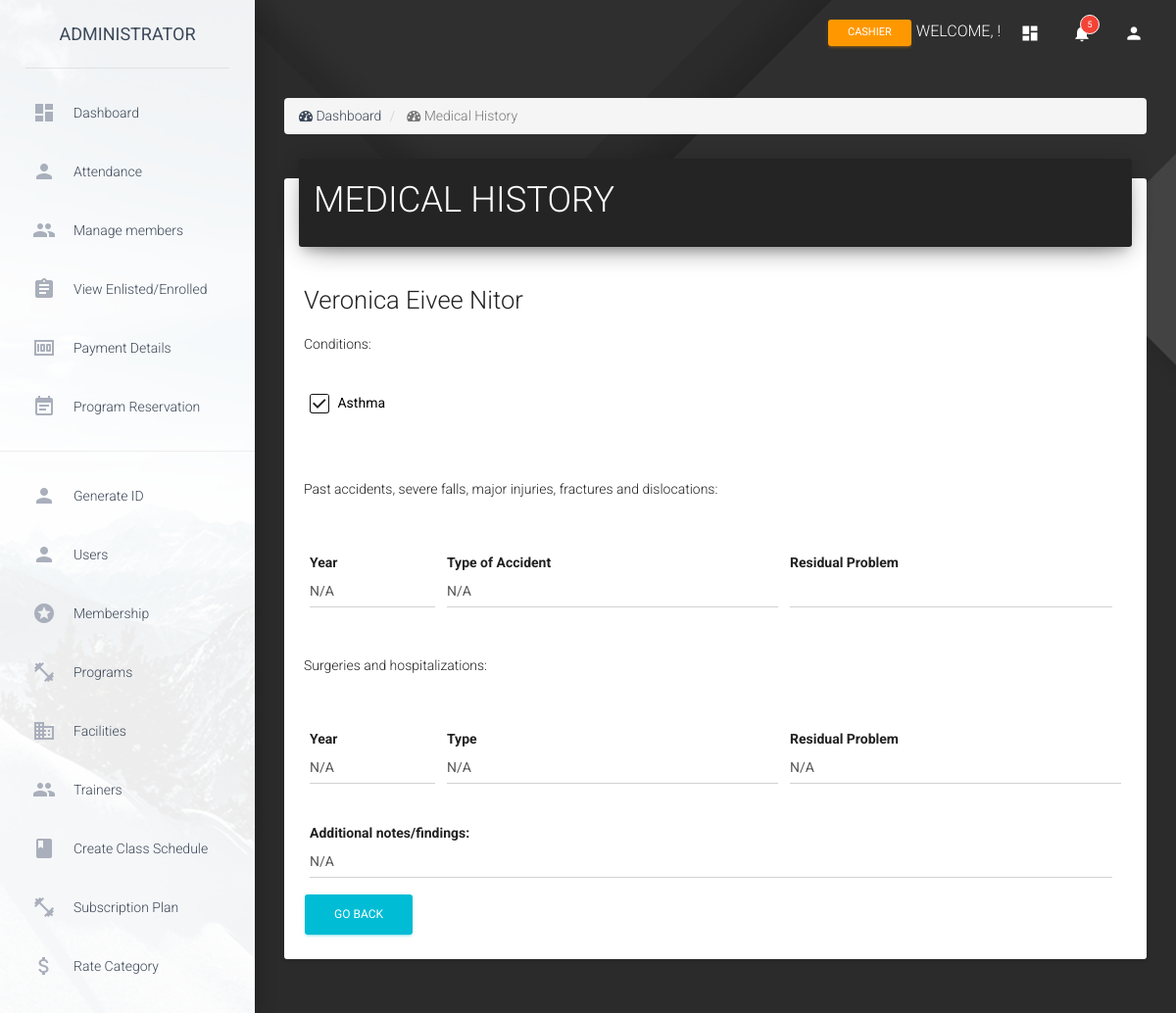
The page /ADMIN/admin_medicalhistory.php?user_idW=20018 on the database its author committed.
### tables this page shows
CREATE TABLE `tbl_medhistory` (
  `medhistory_id` int(11) NOT NULL,
  `user_id` int(11) NOT NULL,
  `cond_id` int(11) NOT NULL,
  `accident` varchar(200) NOT NULL,
  `a_year` varchar(100) NOT NULL,
  `a_residual` varchar(200) NOT NULL,
  `hospitali` varchar(200) NOT NULL,
  `h_year` varchar(100) NOT NULL,
  `h_residual` varchar(200) NOT NULL,
  `findings` varchar(200) NOT NULL
);

CREATE TABLE `tbl_custinfo` (
  `custinfo_id` int(11) NOT NULL,
  `fname` varchar(200) NOT NULL,
  `mname` varchar(200) NOT NULL,
  `lname` varchar(200) NOT NULL,
  `email` varchar(200) NOT NULL,
  `profilepic` varchar(200) NOT NULL,
  `gender` varchar(200) NOT NULL,
  `status` varchar(200) NOT NULL,
  `nationality` varchar(200) NOT NULL,
  `dateofbirth` varchar(200) NOT NULL,
  `placeofbirth` varchar(200) NOT NULL,
  `homeaddress` varchar(200) NOT NULL,
  `businessname` varchar(200) NOT NULL,
  `businessaddress` varchar(200) NOT NULL,
  `emergencyperson` varchar(200) NOT NULL,
  `EPnumber` varchar(20) NOT NULL,
  `addressphone` varchar(200) NOT NULL,
  `HSI` varchar(200) NOT NULL,
  `clubs` varchar(200) NOT NULL,
  `howdiduknow` varchar(200) NOT NULL,
  `commentsnotes` varchar(200) NOT NULL
);

CREATE TABLE `tbl_medcond` (
  `cond_id` int(11) NOT NULL,
  `conditionname` varchar(200) NOT NULL,
  `severity` int(11) NOT NULL
);

### ADMIN/admin_medicalhistory.php (the view, shortened to what this page needs)
<?php
    include 'conn.php';
    $user_idW = $_REQUEST['user_idW'];
    $medSel = mysqli_query($conn, "SELECT * FROM tbl_medhistory a
                                   INNER JOIN tbl_custinfo b
                                   ON a.user_id = b.custinfo_id
                                   WHERE user_id = '$user_idW'");
    while ($show = mysqli_fetch_array($medSel))
    {
        $accident = $show['accident'];
        $a_year = $show['a_year'];
        $hospitali = $show['hospitali'];
        $h_year = $show['h_year'];
        $h_residual = $show['h_residual'];
        $findings = $show['findings'];
        $fname = $show['fname'];
        $lname = $show['lname'];
    }
?>
<!doctype html>
<html lang="en">
<head>
    <?php include 'head.php'; ?>
</head>
<body>
    <div class="wrapper" style="background: url('Dark_background_1920x1080.png')
    center top no-repeat; background-size: cover;">
        <?php include 'sidebar.php'; ?>
        <div class="main-panel">
            <?php include 'nav.php'; ?>
            <div class="content">
                <div class="container-fluid">
                    <ol class='breadcrumb'>
                        <li>
                            <i class='fa fa-dashboard'></i> Dashboard
                        </li>
                        <li class='active'>
                            <i class='fa fa-dashboard'></i> Medical History
                        </li>
                    </ol>
                    <div class="card">
                        <div class="card-header" style="background-color: #242424;">
                                  <h2 class="title">MEDICAL HISTORY</h2>
                        </div>
                        <div class="card-content">
                            <form method="post">
                                <h3><?php echo $fname ." ". $lname;?></h3>
                                <div class = "row">
                                  <div class="col-md-12">
                                    Conditions: <br><br>
                                    <?php
                                    $medSel = mysqli_query($conn, "SELECT * FROM tbl_medhistory
                                        INNER JOIN tbl_medcond
                                        ON tbl_medhistory.cond_id = tbl_medcond.cond_id
                                        WHERE user_id = '$user_idW'");
                                    while ($showMed = mysqli_fetch_array($medSel))
                                    {
                                      $conditionname = $showMed['conditionname'];
                                    ?>
                                      <div class="checkbox col-md-2" style="clear: both;">
                                        <label style = "color:black">
                                          /> <?php echo $conditionname?>
                                        </label>
                                      </div>
                                    <?php
                                    }
                                    ?>
                                  </div>
                                </div>
                                <div class="form-row">
                                  <br><br>
                                    Past accidents, severe falls, major injuries, fractures and dislocations:
                                  <br/><br/>
                                    <div class="form-group col-md-2 col-sm-2">
                                      <strong>Year</strong>
                                      <input type = "text" class="form-control" name ="a_year"
                                      <?php if ($a_year == '')
                                      {
                                        echo 'value = N/A';
                                      }
                                      else
                                      {
                                      ?>
                                        value = "<?php echo $a_year;?>";
                                      <?php
                                      }
                                      ?> readonly>
                                    </div>
                                    <div class="form-group col-md-5 col-sm-5">
                                      <strong>Type of Accident</strong>
                                      <input type = "text" class="form-control" name ="accident"
                                      <?php if ($accident == '')
                                      {
                                        echo 'value = N/A';
                                      }
                                      else
                                      {
                                      ?>
                                        value = "<?php echo $accident;?>";
                                      <?php
                                      }
                                      ?> readonly>
                                    </div>
                                    <div class="form-group col-md-5 col-sm-5">
                                      <strong>Residual Problem</strong>
                                      <input type = "text" class="form-control" name ="a_residual"
                                      ?> readonly>
                                    </div>
                                </div>
                                <div class="form-row" style="clear: both;">
                                  <br><br>
                                    Surgeries and hospitalizations:
                                  <br/><br/>
                                    <div class="form-group col-md-2 col-sm-2">
                                      <strong>Year</strong>
                                      <input type = "text" class="form-control" name ="h_year"
                                      <?php if ($h_year == '')
                                      {
                                        echo 'value = N/A';
                                      }
                                      else
                                      {
                                      ?>
                                        value = "<?php echo $h_year;?>";
                                      <?php
                                      }
                                      ?> readonly>
                                    </div>
                                    <div class="form-group col-md-5 col-sm-5">
                                      <strong>Type</strong>
                                      <input type = "text" class="form-control" name ="hospitali"
                                      <?php if ($hospitali == '')
                                      {
                                        echo 'value = N/A';
                                      }
                                      else
                                      {
                                      ?>
                                        value = "<?php echo $hospitali;?>";
                                      <?php
                                      }
                                      ?> readonly>
                                    </div>
                                    <div class="form-group col-md-5 col-sm-5">
                                      <strong>Residual Problem</strong>
                                      <input type = "text" class="form-control" name ="h_residual"
                                      <?php if ($h_residual == '')
                                      {
                                        echo 'value = N/A';
                                      }
                                      else
                                      {
                                      ?>
                                        value = "<?php echo $h_residual;?>";
                                      <?php
                                      }
                                      ?> readonly>
                                    </div>
                                    <div class="form-group col-md-12 col-sm-12" style="clear: both;">
                                      <strong>Additional notes/findings: </strong>
                                      <input type = "text" class="form-control" name ="findings"
                                      <?php if ($findings == '')
                                      {
                                        echo 'value = N/A';
                                      }
                                      else
                                      {
                                      ?>
                                        value = "<?php echo $findings;?>";
                                      <?php
                                      }
                                      ?> readonly>
                                    </div>
                                </div>
                                <div>
                                  <form method="POST">
                                    <button class="btn btn-info btn-raised" name = "backtoWalkins" type="input">GO BACK</button>
                                  </form>
                                </div>
                        </div>
                    </div>
                </div>
            </div>
        </div>
    </div>
</body>
</html>

### rows shown on the page
tbl_medhistory: tbl_custinfo.fname "Veronica Eivee", tbl_custinfo.lname "Nitor", cond.conditionname "Asthma", a_year "N/A", accident "N/A", h_year "N/A", hospitali "N/A", h_residual "N/A", findings "N/A"
